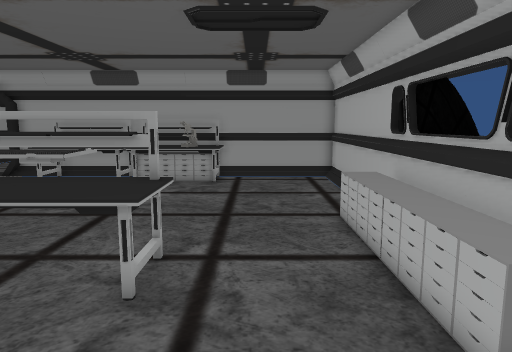
View 1 (above)

21 first-person views from a walk through a scene from a Unity 3-D project. The camera is 1.5 m above the floor, tilts 8° down and sees 70° across. Doors are open. The floor is counted in squares, 0.5 m on a side. Each view is taken from the middle of a square. On the plan, view 1 faces up. The plan holds only what a view shows up to about 20 squares ahead; the rest is blank. The place goes on beyond the plan. Some animated figures are left out. Some surface patterns are stand-ins.

View 2
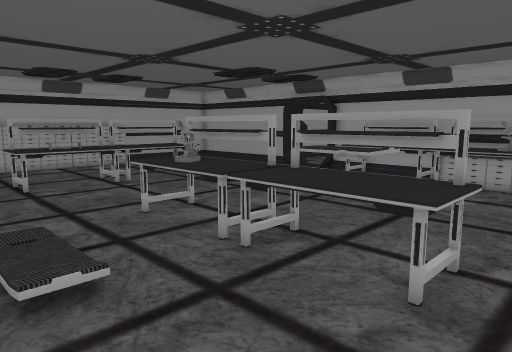

View 3
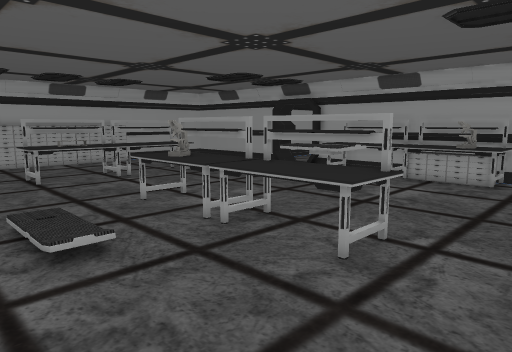

View 4
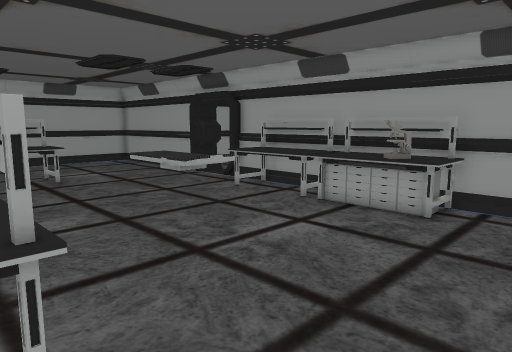

View 5
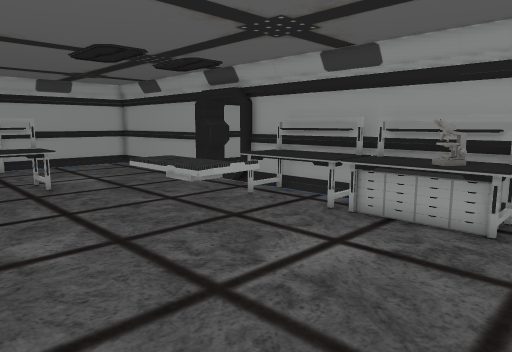

View 6
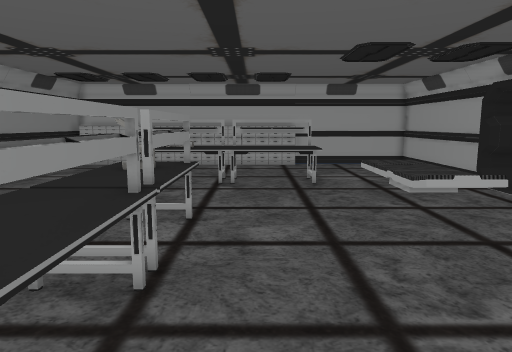

View 7
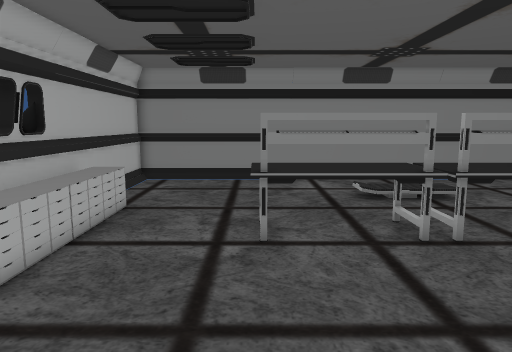

View 8
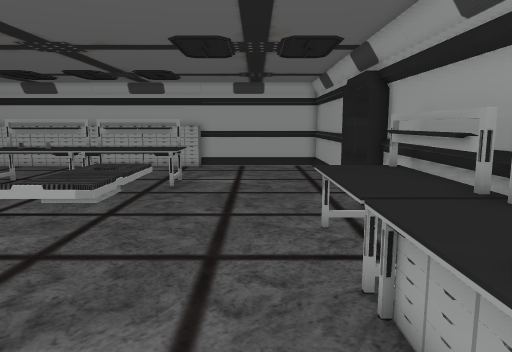

View 9
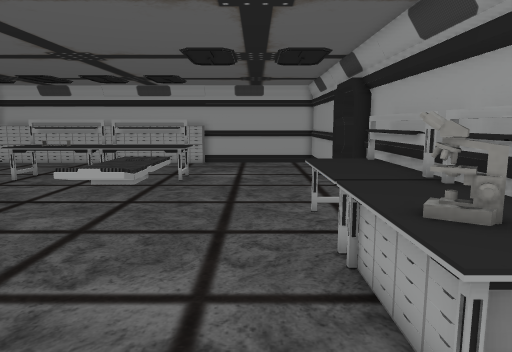

View 10
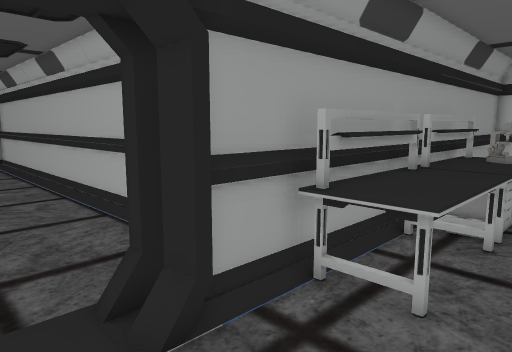

View 11
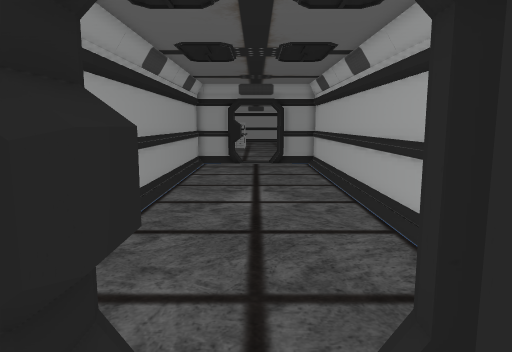

View 12
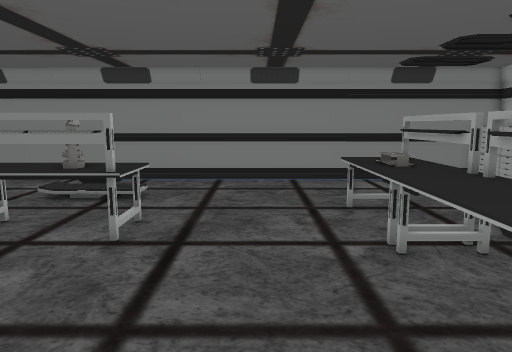

View 13
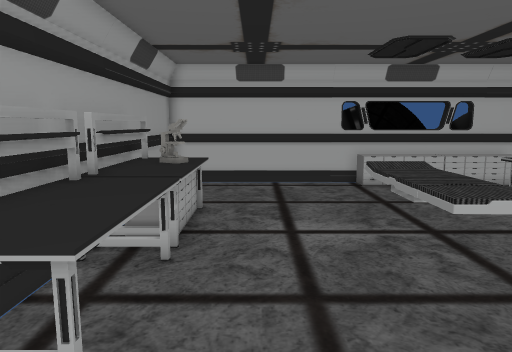

View 14
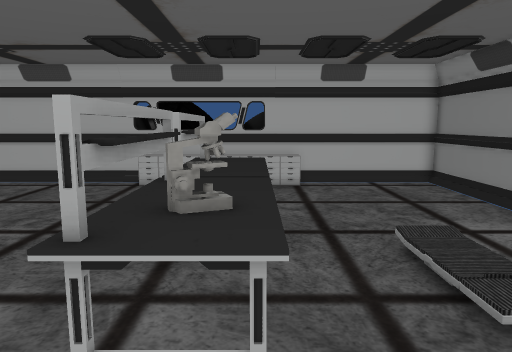

View 15
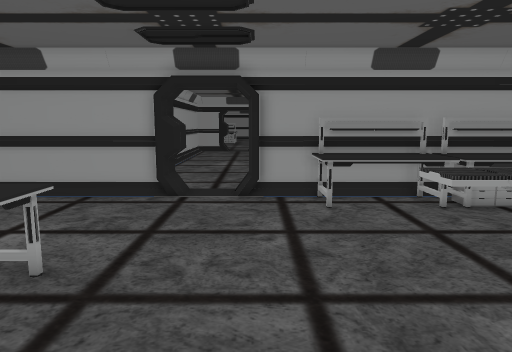

View 16
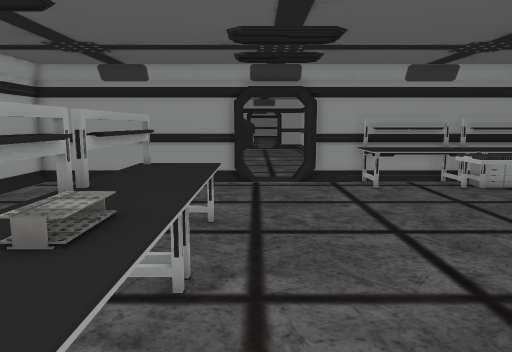

View 17
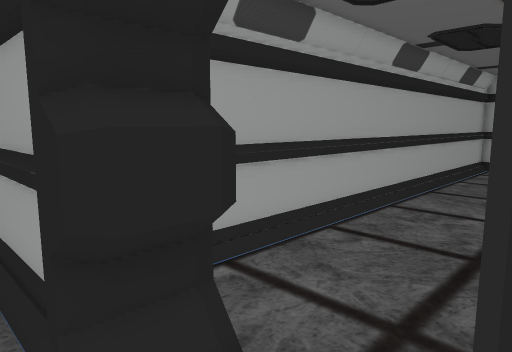

View 18
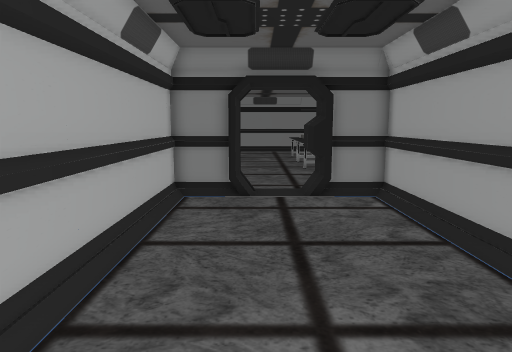

View 19
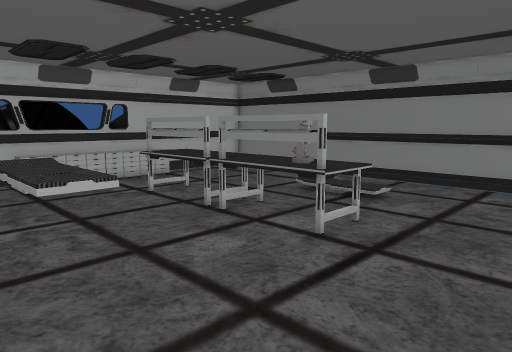

View 20
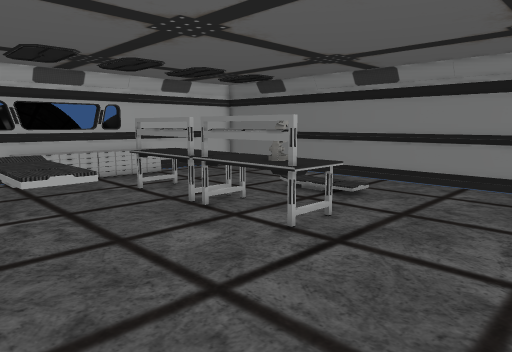

View 21
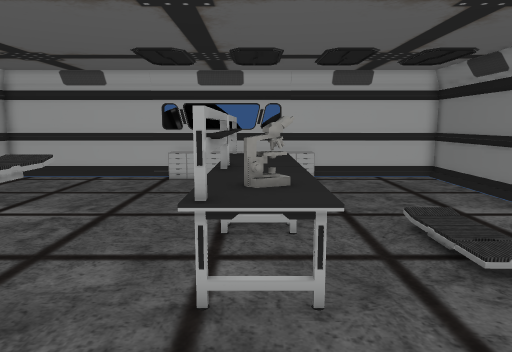

### Floor plan
Points are (right, up) in squares from view 1. A wall is a line through its corners. A room is listed if a view was taken in it or the views show most of it. See-through windows are left out.
Room 1 (views 1, 2, 3, 4, 5, 6, 7, 8, 9, 10, 11, 12, 13, 14, 15, 16, 17, 19, 20, 21)
walls: (-13.9, 21) (-14.5, 21); (-14.2, 21) (-14.3, 21.5); (-14.7, -3.4) (-8, -3.4); (4.8, 11) (4.8, 12.5); (-13.8, 22.3) (-14.8, 22.3); (-2.2, -3.4) (4.5, -3.4) (4.5, 21.4) (-13.9, 21.4); (4.8, 5.5) (4.8, 6.5); (-17.6, 21) (-18.1, 21); (-17.2, 21.4) (-17.4, 21); (-17.7, 21.4) (-17.8, 21); (-18.1, 21.4) (-21.5, 21.4); (0, 21.6) (-13.9, 21.6); (-18.1, 21.6) (-21.5, 21.6); (4.5, 21.6) (0.1, 21.6)
low walls: (-14.2, 20.9) (-14.4, 21.4); (-17.4, 21.4) (-17.6, 21); (-17.6, 21.5) (-17.8, 20.9)
ways out: open door at (-16, 22) to room 2
objects: other object (-21, 4) to (-18, 8); other object (-21, 9) to (-18, 13); other object (-12, 6) to (-7, 8); other object (-12, 19) to (-7, 21); other object (-10, 13) to (-6, 14); other object (-6, 6) to (-2, 8); other object (-6, 19) to (-2, 21); other object (3, 4) to (4, 8); other object (3, 9) to (4, 12)
Room 2 (view 18)
walls: (-17.3, 23) (-17.2, 22.6); (-14.5, 23) (-13.9, 23); (-17.8, 23) (-17.7, 22.6); (-18.2, 23) (-17.5, 23); (-17.7, 22.7) (-17.7, 21.4); (-14.3, 22.5) (-14.1, 23.1); (-13.9, 22.5) (-11.5, 22.5) (-11.5, 39.5); (-20.5, 39.5) (-20.5, 22.5) (-18.1, 22.5)
low walls: (-17.9, 23.1) (-17.7, 22.7); (-17.5, 23) (-17.4, 22.7) (-17.4, 21.4); (-14.4, 22.5) (-14.2, 23)
ways out: open door at (-16, 22) to room 1

Where each view was taken, in squares from view 1:
view 1: 0 up, 0 right, facing up
view 2: 0 up, 0 right, facing up-left
view 3: 1 down, 2 right, facing up-left
view 4: 7 up, 2 right, facing up-left
view 5: 8 up, 0 right, facing up-left
view 6: 10 up, 0 right, facing left
view 7: 17 up, 2 left, facing down
view 8: 17 up, 1 left, facing left
view 9: 17 up, 1 right, facing left
view 10: 17 up, 17 left, facing up-right
view 11: 19 up, 16 left, facing up
view 12: 17 up, 15 left, facing down
view 13: 17 up, 15 left, facing right
view 14: 6 up, 15 left, facing right
view 15: 6 up, 14 left, facing up
view 16: 2 up, 17 left, facing up
view 17: 20 up, 14 left, facing up-left
view 18: 38 up, 15 left, facing down
view 19: 16 up, 17 left, facing down-right
view 20: 16 up, 18 left, facing down-right
view 21: 7 up, 17 left, facing right
